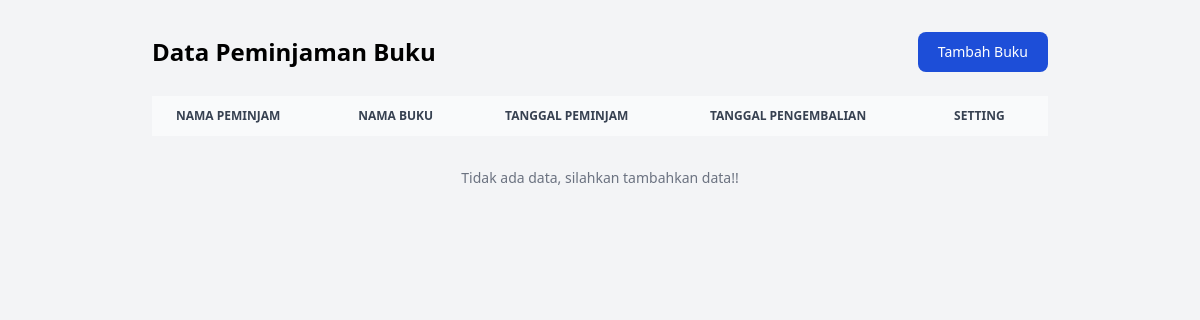
Before: / with the older database file.
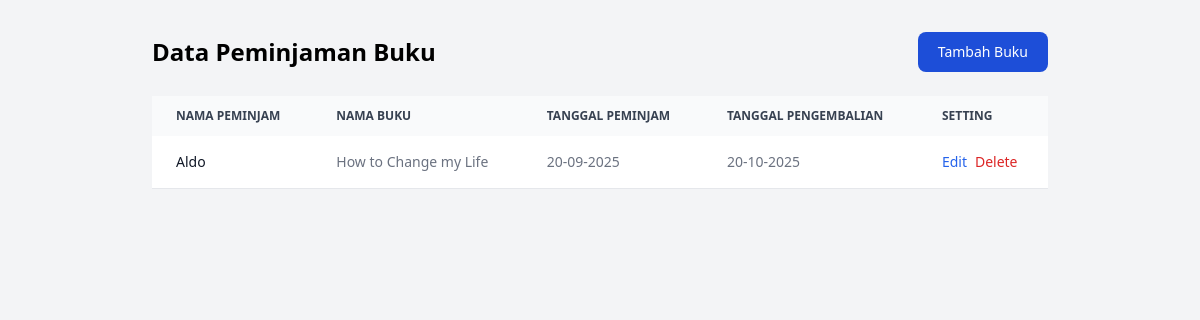
After: the same page with the newer database file.
### tables this page shows
CREATE TABLE perpustakaan(
        id INTEGER PRIMARY KEY AUTOINCREMENT,
        peminjam TEXT NOT NULL,
        buku TEXT NOT NULL,
        tanggal_peminjaman TEXT NOT NULL,
        tanggal_pengembalian TEXT NOT NULL
    );

### app.py (the view)
@app.route('/')
def index():
    conn = get_connection()
    buku = conn.execute('SELECT * FROM perpustakaan').fetchall()
    conn.close()
    return render_template('index.html', buku = buku)

### app.py (called while the page is built)
def get_connection():
    conn = sqlite3.connect(DATABASE)
    conn.row_factory = sqlite3.Row
    return conn

### templates/index.html (shortened to what this page needs)
<!DOCTYPE html>
<html lang="en">
  <head>
    <script src="https://cdn.tailwindcss.com"></script>
  </head>
  <body class="bg-gray-100 min-h-screen">
    <div class="flex justify-between items-center max-w-4xl mx-auto mt-8 mb-6">
      <h1 class="text-2xl font-bold">Data Peminjaman Buku</h1>
      <a href="{{ url_for('add') }}" class="inline-block text-white bg-blue-700 hover:bg-blue-800 focus:ring-4 focus:outline-none focus:ring-blue-300 font-medium rounded-lg text-sm px-5 py-2.5 text-center">Tambah Buku</a>
    </div>
    <div class="relative overflow-x-auto max-w-4xl mx-auto">
      <table class="w-full text-sm text-left rtl:text-right text-gray-500">
        <thead class="text-xs text-gray-700 uppercase bg-gray-50">
          <tr>
            <th scope="col" class="px-6 py-3">Nama Peminjam</th>
            <th scope="col" class="px-6 py-3">Nama Buku</th>
            <th scope="col" class="px-6 py-3">Tanggal Peminjam</th>
            <th scope="col" class="px-6 py-3">Tanggal Pengembalian</th>
            <th scope="col" class="px-6 py-3">Setting</th>
          </tr>
        </thead>
        <tbody>
          {% if buku|length == 0 %}
            <tr>
              <td colspan="5" class="text-center py-8 text-gray-500">Tidak ada data, silahkan tambahkan data!!</td>
            </tr>
          {% else %}
            {% for b in buku %}
              <tr class="bg-white border-b border-gray-200">
                <th scope="row" class="px-6 py-4 font-medium text-gray-900 whitespace-nowrap">{{ b.peminjam }}</th>
                <td class="px-6 py-4">{{ b.buku }}</td>
                <td class="px-6 py-4">{{ b.tanggal_peminjaman }}</td>
                <td class="px-6 py-4">{{ b.tanggal_pengembalian }}</td>
                <td class="px-6 py-4 flex gap-2">
                  <a href="{{ url_for('edit', id=b.id) }}" class="text-blue-600 hover:underline">Edit</a>
                  <form method="POST" action="{{ url_for('delete', id=b.id) }}" style="display:inline;">
                    <button type="submit" onclick="return confirm('Hapus data?')" class="text-red-600 hover:underline bg-transparent border-none cursor-pointer">Delete</button>
                  </form>
                </td>
              </tr>
            {% endfor %}
          {% endif %}
        </tbody>
      </table>
    </div>
  </body>
</html>

Changed rows visible on the page:
added perpustakaan: peminjam "Aldo", buku "How to Change my Life", tanggal_peminjaman "20-09-2025", tanggal_pengembalian "20-10-2025"
Other visible differences:
text no longer shown: "Tidak ada data, silahkan tambahkan data!!"
